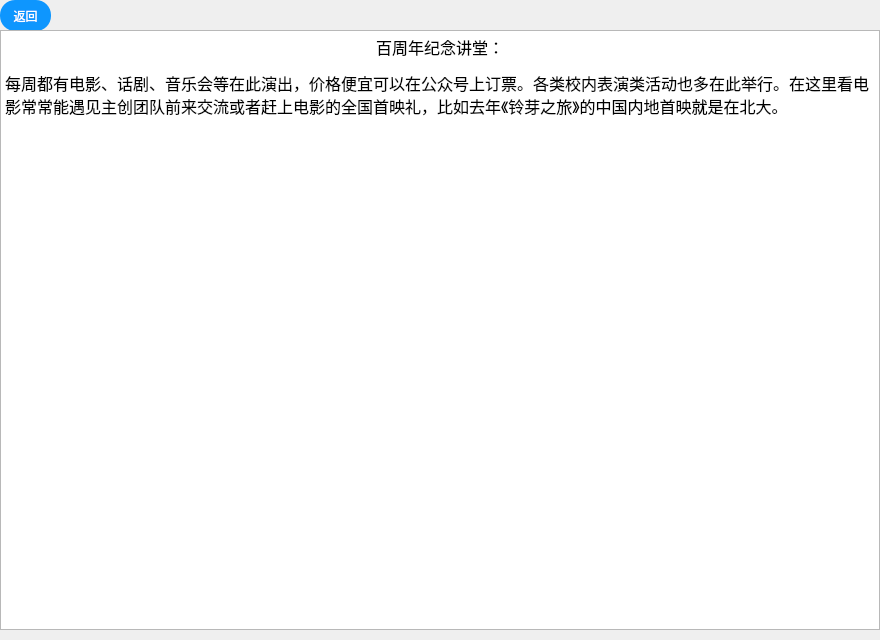
<?xml version="1.0" encoding="UTF-8"?>
<ui version="4.0">
 <class>g_baijiang</class>
 <widget class="QDialog" name="g_baijiang">
  <property name="geometry">
   <rect>
    <x>0</x>
    <y>0</y>
    <width>880</width>
    <height>640</height>
   </rect>
  </property>
  <property name="windowTitle">
   <string>Dialog</string>
  </property>
  <widget class="QPushButton" name="pushButton">
   <property name="geometry">
    <rect>
     <x>0</x>
     <y>0</y>
     <width>51</width>
     <height>31</height>
    </rect>
   </property>
   <property name="styleSheet">
    <string notr="true">QPushButton
{
    font-family:Microsoft Yahei;
    font:=20px;
    color:white;
    background-color:rgb(14 , 150 , 254);
    border-radius:15px;
    height:20px;
    width:20px;
}

QPushButton:hover
{
    background-color:rgb(44 , 137 , 255);
}

QPushButton:pressed
{
    background-color:rgb(14 , 150 , 254);
    padding-left:3px;
    padding-top:3px;
}</string>
   </property>
   <property name="text">
    <string>返回</string>
   </property>
  </widget>
  <widget class="QTextBrowser" name="textBrowser">
   <property name="geometry">
    <rect>
     <x>0</x>
     <y>30</y>
     <width>880</width>
     <height>600</height>
    </rect>
   </property>
   <property name="html">
    <string>&lt;!DOCTYPE HTML PUBLIC &quot;-//W3C//DTD HTML 4.0//EN&quot; &quot;http://www.w3.org/TR/REC-html40/strict.dtd&quot;&gt;
&lt;html&gt;&lt;head&gt;&lt;meta name=&quot;qrichtext&quot; content=&quot;1&quot; /&gt;&lt;meta charset=&quot;utf-8&quot; /&gt;&lt;style type=&quot;text/css&quot;&gt;
p, li { white-space: pre-wrap; }
hr { height: 1px; border-width: 0; }
li.unchecked::marker { content: &quot;\2610&quot;; }
li.checked::marker { content: &quot;\2612&quot;; }
&lt;/style&gt;&lt;/head&gt;&lt;body style=&quot; font-family:'Microsoft YaHei UI'; font-size:9pt; font-weight:400; font-style:normal;&quot;&gt;
&lt;p align=&quot;center&quot; style=&quot; margin-top:12px; margin-bottom:12px; margin-left:0px; margin-right:0px; -qt-block-indent:0; text-indent:0px;&quot;&gt;&lt;span style=&quot; font-family:'楷体'; font-size:12pt; color:#000000;&quot;&gt;百周年纪念讲堂：&lt;/span&gt;&lt;/p&gt;
&lt;p style=&quot; margin-top:12px; margin-bottom:12px; margin-left:0px; margin-right:0px; -qt-block-indent:0; text-indent:0px;&quot;&gt;&lt;span style=&quot; font-family:'楷体'; font-size:12pt; color:#000000;&quot;&gt;每周都有电影、话剧、音乐会等在此演出，价格便宜可以在公众号上订票。各类校内表演类活动也多在此举行。在这里看电影常常能遇见主创团队前来交流或者赶上电影的全国首映礼，比如去年《铃芽之旅》的中国内地首映就是在北大。&lt;/span&gt;&lt;/p&gt;
&lt;p style=&quot; margin-top:12px; margin-bottom:12px; margin-left:0px; margin-right:0px; -qt-block-indent:0; text-indent:0px;&quot;&gt;&lt;img src=&quot;:/baijiang/baijiang.png&quot; /&gt;&lt;/p&gt;&lt;/body&gt;&lt;/html&gt;</string>
   </property>
  </widget>
 </widget>
 <resources/>
 <connections/>
</ui>
